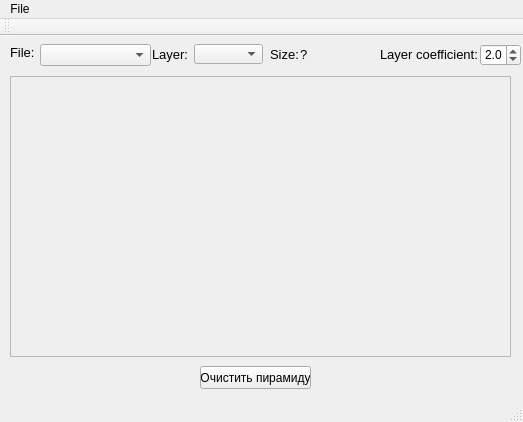
<?xml version="1.0" encoding="UTF-8"?>
<ui version="4.0">
 <class>ImagePyramidUI</class>
 <widget class="QMainWindow" name="ImagePyramidUI">
  <property name="enabled">
   <bool>true</bool>
  </property>
  <property name="geometry">
   <rect>
    <x>0</x>
    <y>0</y>
    <width>523</width>
    <height>422</height>
   </rect>
  </property>
  <property name="windowTitle">
   <string>ImagePyramidUI</string>
  </property>
  <widget class="QWidget" name="centralWidget">
   <widget class="QLabel" name="label">
    <property name="geometry">
     <rect>
      <x>10</x>
      <y>10</y>
      <width>47</width>
      <height>13</height>
     </rect>
    </property>
    <property name="font">
     <font>
      <pointsize>10</pointsize>
     </font>
    </property>
    <property name="text">
     <string>File:</string>
    </property>
   </widget>
   <widget class="QComboBox" name="fileName">
    <property name="geometry">
     <rect>
      <x>40</x>
      <y>8</y>
      <width>111</width>
      <height>22</height>
     </rect>
    </property>
   </widget>
   <widget class="QComboBox" name="layerNumb">
    <property name="geometry">
     <rect>
      <x>194</x>
      <y>8</y>
      <width>69</width>
      <height>20</height>
     </rect>
    </property>
   </widget>
   <widget class="QLabel" name="label_2">
    <property name="geometry">
     <rect>
      <x>152</x>
      <y>10</y>
      <width>36</width>
      <height>16</height>
     </rect>
    </property>
    <property name="font">
     <font>
      <pointsize>10</pointsize>
     </font>
    </property>
    <property name="text">
     <string>Layer:</string>
    </property>
   </widget>
   <widget class="QLabel" name="label_3">
    <property name="geometry">
     <rect>
      <x>270</x>
      <y>10</y>
      <width>29</width>
      <height>16</height>
     </rect>
    </property>
    <property name="font">
     <font>
      <pointsize>10</pointsize>
     </font>
    </property>
    <property name="text">
     <string>Size:</string>
    </property>
   </widget>
   <widget class="QLabel" name="sizeLabel">
    <property name="geometry">
     <rect>
      <x>300</x>
      <y>10</y>
      <width>71</width>
      <height>16</height>
     </rect>
    </property>
    <property name="font">
     <font>
      <pointsize>10</pointsize>
     </font>
    </property>
    <property name="text">
     <string>?</string>
    </property>
   </widget>
   <widget class="QScrollArea" name="image">
    <property name="geometry">
     <rect>
      <x>10</x>
      <y>40</y>
      <width>501</width>
      <height>281</height>
     </rect>
    </property>
    <property name="widgetResizable">
     <bool>true</bool>
    </property>
    <widget class="QWidget" name="scrollAreaWidgetContents">
     <property name="geometry">
      <rect>
       <x>0</x>
       <y>0</y>
       <width>499</width>
       <height>279</height>
      </rect>
     </property>
     <widget class="QLabel" name="lable_image">
      <property name="geometry">
       <rect>
        <x>120</x>
        <y>100</y>
        <width>47</width>
        <height>13</height>
       </rect>
      </property>
      <property name="text">
       <string/>
      </property>
     </widget>
    </widget>
   </widget>
   <widget class="QLabel" name="label_4">
    <property name="geometry">
     <rect>
      <x>380</x>
      <y>8</y>
      <width>101</width>
      <height>20</height>
     </rect>
    </property>
    <property name="font">
     <font>
      <pointsize>10</pointsize>
     </font>
    </property>
    <property name="text">
     <string>Layer coefficient:</string>
    </property>
   </widget>
   <widget class="QDoubleSpinBox" name="doubleSpinBox">
    <property name="geometry">
     <rect>
      <x>480</x>
      <y>8</y>
      <width>41</width>
      <height>22</height>
     </rect>
    </property>
    <property name="decimals">
     <number>1</number>
    </property>
    <property name="minimum">
     <double>1.100000000000000</double>
    </property>
    <property name="maximum">
     <double>3.000000000000000</double>
    </property>
    <property name="singleStep">
     <double>0.100000000000000</double>
    </property>
    <property name="value">
     <double>2.000000000000000</double>
    </property>
   </widget>
   <widget class="QPushButton" name="pushButton">
    <property name="geometry">
     <rect>
      <x>200</x>
      <y>330</y>
      <width>111</width>
      <height>23</height>
     </rect>
    </property>
    <property name="text">
     <string>Очистить пирамиду</string>
    </property>
   </widget>
  </widget>
  <widget class="QMenuBar" name="menuBar">
   <property name="geometry">
    <rect>
     <x>0</x>
     <y>0</y>
     <width>523</width>
     <height>21</height>
    </rect>
   </property>
   <widget class="QMenu" name="menuFile">
    <property name="title">
     <string>File</string>
    </property>
    <addaction name="action"/>
    <addaction name="separator"/>
    <addaction name="action_3"/>
   </widget>
   <addaction name="menuFile"/>
  </widget>
  <widget class="QToolBar" name="mainToolBar">
   <attribute name="toolBarArea">
    <enum>TopToolBarArea</enum>
   </attribute>
   <attribute name="toolBarBreak">
    <bool>false</bool>
   </attribute>
  </widget>
  <widget class="QStatusBar" name="statusBar">
   <property name="enabled">
    <bool>false</bool>
   </property>
  </widget>
  <action name="action">
   <property name="text">
    <string>Открыть изображение</string>
   </property>
  </action>
  <action name="action_3">
   <property name="text">
    <string>Генерировать слои</string>
   </property>
  </action>
 </widget>
 <layoutdefault spacing="6" margin="11"/>
 <resources/>
 <connections/>
</ui>
